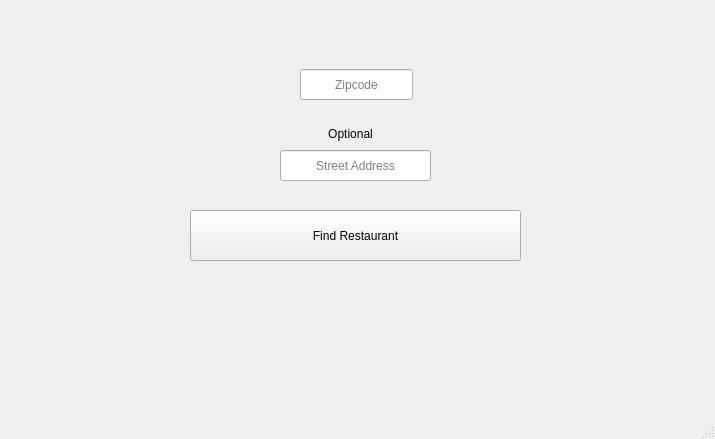
<?xml version="1.0" encoding="UTF-8"?>
<ui version="4.0">
 <class>MainWindow</class>
 <widget class="QMainWindow" name="MainWindow">
  <property name="geometry">
   <rect>
    <x>0</x>
    <y>0</y>
    <width>715</width>
    <height>439</height>
   </rect>
  </property>
  <property name="windowTitle">
   <string>Random Restaurant Generator</string>
  </property>
  <property name="inputMethodHints">
   <set>Qt::ImhHiddenText</set>
  </property>
  <widget class="QWidget" name="centralwidget">
   <widget class="QPushButton" name="pushButton">
    <property name="geometry">
     <rect>
      <x>190</x>
      <y>210</y>
      <width>331</width>
      <height>51</height>
     </rect>
    </property>
    <property name="styleSheet">
     <string notr="true">font: 75 12pt &quot;MS Shell Dlg 2&quot;;</string>
    </property>
    <property name="text">
     <string>Find Restaurant</string>
    </property>
   </widget>
   <widget class="QLabel" name="label">
    <property name="geometry">
     <rect>
      <x>290</x>
      <y>124</y>
      <width>121</width>
      <height>20</height>
     </rect>
    </property>
    <property name="text">
     <string>Optional</string>
    </property>
    <property name="alignment">
     <set>Qt::AlignCenter</set>
    </property>
   </widget>
   <widget class="QLineEdit" name="lineEdit">
    <property name="geometry">
     <rect>
      <x>300</x>
      <y>69</y>
      <width>113</width>
      <height>31</height>
     </rect>
    </property>
    <property name="autoFillBackground">
     <bool>false</bool>
    </property>
    <property name="inputMethodHints">
     <set>Qt::ImhNone</set>
    </property>
    <property name="text">
     <string/>
    </property>
    <property name="alignment">
     <set>Qt::AlignCenter</set>
    </property>
    <property name="placeholderText">
     <string>Zipcode</string>
    </property>
   </widget>
   <widget class="QLineEdit" name="lineEdit_2">
    <property name="geometry">
     <rect>
      <x>280</x>
      <y>150</y>
      <width>151</width>
      <height>31</height>
     </rect>
    </property>
    <property name="alignment">
     <set>Qt::AlignCenter</set>
    </property>
    <property name="placeholderText">
     <string>Street Address</string>
    </property>
   </widget>
  </widget>
  <widget class="QMenuBar" name="menubar">
   <property name="geometry">
    <rect>
     <x>0</x>
     <y>0</y>
     <width>715</width>
     <height>22</height>
    </rect>
   </property>
  </widget>
  <widget class="QStatusBar" name="statusbar"/>
 </widget>
 <resources/>
 <connections/>
</ui>
